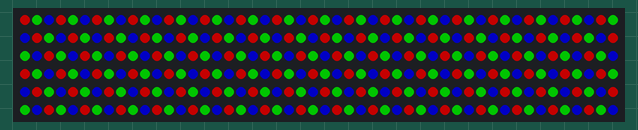
Recording of a sketch running on a simulated Particle Photon. Shown: 300 RGB LEDs in strip order, left to right, continuing on the next row. Dim RGB values are drawn brighter than linear; the strip is taken to match the declared colour order.

Above: at 0.1 s.
At 23.6 s:
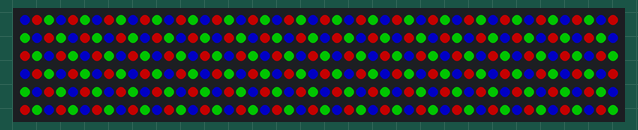
At 48.79 s:
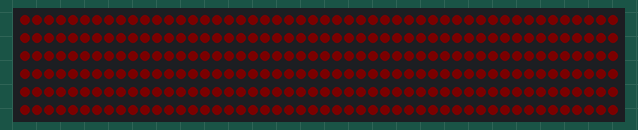
At 63.93 s:
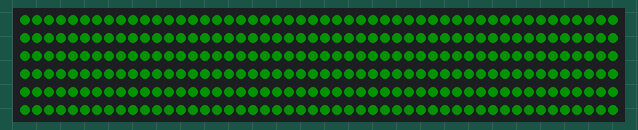
At 73.07 s:
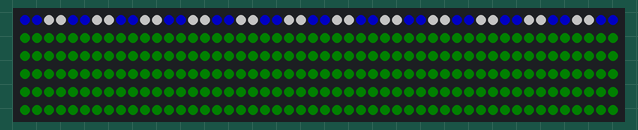
At 79.2 s:
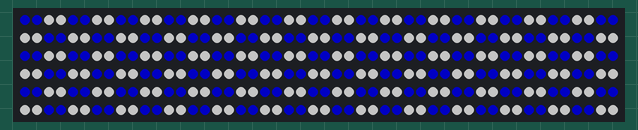

The sketch:

XmasGarage.ino
```cpp
/* ======================= includes ================================= */

#include "Particle.h"
#include "neopixel.h"

/* ======================= functions =============================== */

void colorFade(uint8_t reps, uint16_t wait);
void twoTwo(uint16_t wait);
void colorOff(uint16_t wait);
void rgbTwinkle(uint8_t reps, uint16_t speed);

/* ======================= extra-examples.cpp ======================== */

SYSTEM_MODE(AUTOMATIC);
SYSTEM_THREAD(ENABLED);
// IMPORTANT: Set pixel COUNT, PIN and TYPE
#define PIXEL_COUNT 300
#define PIXEL_PIN D5
#define PIXEL_TYPE WS2811

Adafruit_NeoPixel strip(PIXEL_COUNT, PIXEL_PIN, PIXEL_TYPE);

void setup() {
  strip.setBrightness(95);
  strip.begin();
  strip.show(); // Initialize all pixels to 'off'
}

void loop() {
  rgbTwinkle(20, 800); // Reps, Speed
  colorFade(3, 30); //reps, wait
  twoTwo(40);   // wait
}

void rgbTwinkle(uint8_t reps, uint16_t speed) {
  for(uint8_t count=0; count<reps; count++) {
    for(uint16_t i=0; i<strip.numPixels(); i+=3) {
      strip.setPixelColor(i, 255, 0, 0);
      strip.setPixelColor(i+1, 0, 255, 0);
      strip.setPixelColor(i+2, 0, 0, 255);
    }
    strip.show();
    delay(speed);
    for(uint16_t i=0; i<strip.numPixels(); i+=3) {
      strip.setPixelColor(i, 0, 255, 0);
      strip.setPixelColor(i+1, 0, 0, 255);
      strip.setPixelColor(i+2, 255, 0, 0);
    }
    strip.show();
    delay(speed);
    for(uint16_t i=0; i<strip.numPixels(); i+=3) {
      strip.setPixelColor(i, 0, 0, 255);
      strip.setPixelColor(i+1, 255, 0, 0);
      strip.setPixelColor(i+2, 0, 255, 0);
    }
    strip.show();
    delay(speed);
    }
  }

void colorFade(uint8_t reps, uint16_t wait) {
  for(uint8_t count=0; count<reps; count++) {
    for(uint16_t bright=10; bright<250; bright+=5) {
      for(uint16_t i=0; i<strip.numPixels(); i++) {
        strip.setPixelColor(i, strip.Color(bright, 0, 0));
      }
      strip.show();
      delay(wait);
    }
      for(uint16_t bright=250; bright>10; bright-=5) {
        for(uint16_t i=0; i<strip.numPixels(); i++) {
          strip.setPixelColor(i, strip.Color(bright, 0, 0));
        }
        strip.show();
        delay(wait);
      }
    for(uint16_t bright=10; bright<250; bright+=5) {
      for(uint16_t i=0; i<strip.numPixels(); i++) {
        strip.setPixelColor(i, strip.Color(0, bright, 0));
      }
      strip.show();
      delay(wait);
    }
      for(uint16_t bright=250; bright>10; bright-=5) {
        for(uint16_t i=0; i<strip.numPixels(); i++) {
          strip.setPixelColor(i, strip.Color(0, bright, 0));
        }
        strip.show();
        delay(wait);
      }
  }
}

// Fill the dots two after two with a color, wait (ms) after each one
void twoTwo(uint16_t wait) {
  for(uint16_t i=3; i<strip.numPixels(); i+=4) {
    strip.setPixelColor(i-3, strip.Color(0, 0, 250));
    strip.setPixelColor(i-2, strip.Color(0, 0, 250));
    strip.show();
    delay(wait);
    strip.setPixelColor(i-1, strip.Color(250, 250, 250));
    strip.setPixelColor(i, strip.Color(250, 250, 250));
    strip.show();
    delay(wait);
    }
  for(uint8_t reps=0; reps<20; reps++) {
    for(uint16_t i=3; i<strip.numPixels(); i+=4) {
      strip.setPixelColor(i-1, strip.Color(250, 250, 250));
      strip.setPixelColor(i, strip.Color(250, 250, 250));
      strip.setPixelColor(i-3, strip.Color(0, 0, 250));
      strip.setPixelColor(i-2, strip.Color(0, 0, 250));
      strip.show();
      delay(100);
      }
    }
}

void colorOff(uint16_t wait) {
  for(uint16_t f=0; f-1<strip.numPixels(); f++) {
    strip.setPixelColor(f, strip.Color(0, 0, 0));
  }
  strip.show();
  delay(wait);
}
```

Measured:
- what the display in image 1 shows lasts 0.8 s, from 23.5 s to 24.3 s
